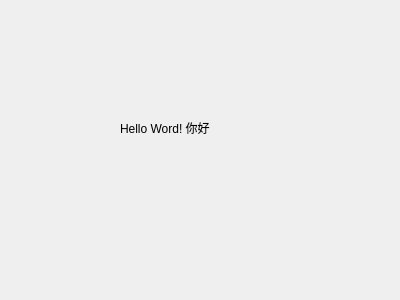
<?xml version="1.0" encoding="UTF-8"?>
<ui version="4.0">
 <class>Dialog</class>
 <widget class="QDialog" name="Dialog">
  <property name="geometry">
   <rect>
    <x>0</x>
    <y>0</y>
    <width>400</width>
    <height>300</height>
   </rect>
  </property>
  <property name="windowTitle">
   <string>Dialog</string>
  </property>
  <widget class="QLabel" name="HelloDialog">
   <property name="geometry">
    <rect>
     <x>120</x>
     <y>120</y>
     <width>111</width>
     <height>16</height>
    </rect>
   </property>
   <property name="text">
    <string>Hello Word! 你好</string>
   </property>
  </widget>
 </widget>
 <resources/>
 <connections/>
</ui>
